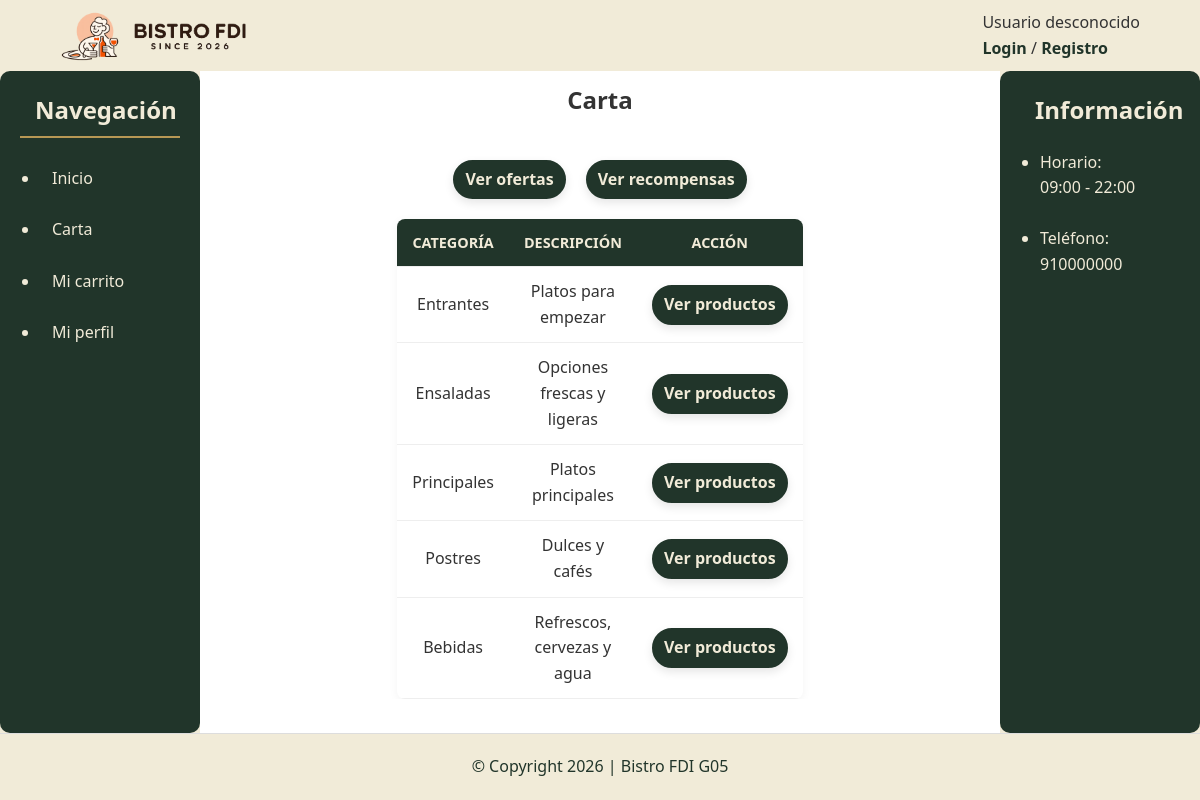
/includes/vistas/productos/listarProductos.php, run on the app's committed database.
### tables this page shows
CREATE TABLE `categorias` (
  `id` INT NOT NULL AUTO_INCREMENT,  
  `nombre` VARCHAR(80) NOT NULL,  
  `descripcion` TEXT NOT NULL,  
  `imagen` VARCHAR(255) NULL,  
  PRIMARY KEY (`id`)
);

### includes/clases/es/ucm/fdi/aw/usuarios/Categoria.php (called while the page is built, shortened)
<?php
class Categoria
{
    public static function listar(): array {
        $conn = Aplicacion::getInstance()->getConexionBd();
        $sql = "SELECT id, nombre, descripcion, imagen FROM categorias ORDER BY id";
        $res = mysqli_query($conn, $sql);
        $out = [];
        while ($row = mysqli_fetch_assoc($res)) {
            $out[] = $row;
        }
        return $out;
    }
}

### includes/vistas/productos/listarProductos.php (the view, shortened to what this page needs)
<?php
$esGerente = (($_SESSION['rol'] ?? '') === 'Gerente');
$msg = $_GET['msg'] ?? '';
if ($esGerente) {
    $prods = Producto::listar();
    $tituloPagina = 'Listado de productos';
    $rutaPanelGerente = RUTA_APP.'includes/vistas/paneles/gerente.php';
    $tablaProductos = '
        <table class="tabla-carta-centro">
            <tr>
                <th>ID</th>
                <th>Nombre</th>
                <th>Descripción</th>
                <th>Categoría</th>
                <th>Precio base</th>
                <th>IVA (%)</th>
                <th>Precio final</th>
                <th>Disponible</th>
                <th>Ofertado</th>
                <th>Imagen</th>
                <th>Acciones</th>
            </tr>';
    foreach ($prods as $p) {
        $id = (int)$p['id'];
        $nombre = htmlspecialchars($p['nombre'] ?? '', ENT_QUOTES, 'UTF-8');
        $descripcion = htmlspecialchars($p['descripcion'] ?? '', ENT_QUOTES, 'UTF-8');
        $categoria = htmlspecialchars($p['categoria'] ?? '-', ENT_QUOTES, 'UTF-8');
        $precioBase = number_format((float)($p['precio_base'] ?? 0), 2, '.', '');
        $iva = (int)($p['iva'] ?? 0);
        $precioFinal = number_format(((float)($p['precio_base'] ?? 0)) * (1 + ($iva / 100)), 2, '.', '');
        $disponible = ((int)($p['disponible'] ?? 0) === 1) ? 'Si' : 'No';
        $ofertado = ((int)($p['ofertado'] ?? 0) === 1) ? 'Si' : 'No';
        $imagenRaw = $p['imagen'] ?? '';
        $imagen = htmlspecialchars($imagenRaw, ENT_QUOTES, 'UTF-8');
        $imgHtml = '-';
        if ($imagenRaw !== '') {
            $src = preg_match('/^https?:\/\//', $imagenRaw) ? $imagen : RUTA_APP.ltrim($imagenRaw, '/');
            $imgHtml = "<img src='{$src}' alt='Imagen producto' width='60' height='60'>";
        }
        $urlEditar = RUTA_APP."includes/vistas/productos/actualizarProductos.php?id={$id}";
        $urlBorrar = RUTA_APP."includes/vistas/productos/borrarProductos.php?id={$id}";
        $urlVisualizar = RUTA_APP."includes/vistas/productos/visualizarProductos.php?id={$id}";
        $tablaProductos .= "
        <tr>
            <td>{$id}</td>
            <td>{$nombre}</td>
            <td>{$descripcion}</td>
            <td>{$categoria}</td>
            <td>{$precioBase}</td>
            <td>{$iva}</td>
            <td>{$precioFinal}</td>
            <td>{$disponible}</td>
            <td>{$ofertado}</td>
            <td>{$imgHtml}</td>
            <td>
                <a href='{$urlVisualizar}' class='button-estandar'>Visualizar</a>
                <a href='{$urlEditar}' class='button-estandar'>Actualizar</a>
                <a href='{$urlBorrar}' class='button-estandar'>Borrar</a>
            </td>
        </tr>";
    }
    $tablaProductos .= '</table>';
    $urlCrear = RUTA_APP.'includes/vistas/productos/crearProductos.php';
    $mensajeHtml = $msg !== '' ? '<p><strong>'.htmlspecialchars($msg, ENT_QUOTES, 'UTF-8').'</strong></p>' : '';
    $contenidoPrincipal = <<<EOS
        <div class="seccion-titulo">
            <h1>Productos</h1>
        </div>
        $mensajeHtml
        $tablaProductos
        <div class="buttons-estandar">
            <a href="$rutaPanelGerente" class="button-estandar">Volver al Panel</a>
            <a href="$urlCrear" class="button-estandar">Crear producto</a>
        </div>
    EOS;
} else {
    $idCategoria = (int)($_GET['id_categoria'] ?? 0);
    if ($idCategoria <= 0) {
        $cats = Categoria::listar();
        $urlVerOfertas = RUTA_APP.'includes/vistas/ofertas/listarOfertas.php?solo=activas&origen=carta';
        $urlVerRecompensas = RUTA_APP.'includes/vistas/recompensas/listarRecompensas.php?origen=carta';
        $tablaCategorias = '
            <table class="tabla-carta-centro">
                <tr>
                    <th>Categoría</th>
                    <th>Descripción</th>
                    <th>Acción</th>
                </tr>';
        foreach ($cats as $c) {
            $idCat = (int)($c['id'] ?? 0);
            $nombreCat = htmlspecialchars($c['nombre'] ?? '', ENT_QUOTES, 'UTF-8');
            $descripcionCat = htmlspecialchars($c['descripcion'] ?? '', ENT_QUOTES, 'UTF-8');
            $urlCategoria = RUTA_APP.'includes/vistas/productos/listarProductos.php?id_categoria='.$idCat;
            $tablaCategorias .= '
            <tr>
                <td>'.$nombreCat.'</td>
                <td>'.$descripcionCat.'</td>
                <td><a href="'.$urlCategoria.'" class="button-estandar">Ver productos</a></td>
            </tr>';
        }
        $tablaCategorias .= '</table>';
        $mensajeHtml = $msg !== '' ? '<p><strong>'.htmlspecialchars($msg, ENT_QUOTES, 'UTF-8').'</strong></p>' : '';
        $contenidoPrincipal = <<<EOS
        <div class="seccion-titulo">
            <h2>Carta</h2>
        </div>
            <div class="buttons-estandar">
                <a href="$urlVerOfertas" class="button-estandar">Ver ofertas</a>
                <a href="$urlVerRecompensas" class="button-estandar">Ver recompensas</a>
            </div>
            $mensajeHtml
            $tablaCategorias
        EOS;
    }
}
require __DIR__.'/../plantillas/plantilla.php';

### css/layout.css (style rules this page uses)
* { box-sizing: border-box; margin: 0; padding: 0; }
body { font-family: 'Segoe UI', sans-serif; line-height: 1.6; background-color: #f1ebd8; color: #333; }

### css/componentes.css (style rules this page uses)
.button-estandar { display: inline-block; text-decoration: none !important; padding: 5px 10px; background-color: #21352a; color: #f1ebd8 !important; font-size: 1rem; cursor: pointer; border-radius: 30px; font-weight: bold; transition: all 0.3s ease; border: 2px solid #21352a; box-shadow: 0 4px 10px rgba(0,0,0,0.1); }
.buttons-estandar { display: flex; justify-content: center; align-items: center; padding: 20px 0; width: 100%; gap: 20px; }
table { width: 80%; border-collapse: collapse; background-color: white; border-radius: 8px; overflow: hidden; box-shadow: 0 2px 10px rgba(0,0,0,0.05); margin : 0 auto; }
.tabla-carta-centro { margin-left: auto; margin-right: auto; }
th, td { padding: 12px 15px; text-align: center; border-bottom: 1px solid #eee; }
th { background-color: #21352a; color: #f1ebd8; font-weight: bold; text-transform: uppercase; font-size: 0.9rem; }
th:last-child, td:last-child { width: 70%; min-width: 160px; }
.seccion-titulo { margin-bottom: 10px; padding: 10px; text-align: center; }

### data on the page
categorias: nombre "Entrantes", descripcion "Platos para empezar"
categorias: nombre "Ensaladas", descripcion "Opciones frescas y ligeras"
categorias: nombre "Principales", descripcion "Platos principales"
categorias: nombre "Postres", descripcion "Dulces y cafés"
categorias: nombre "Bebidas", descripcion "Refrescos, cervezas y agua"
